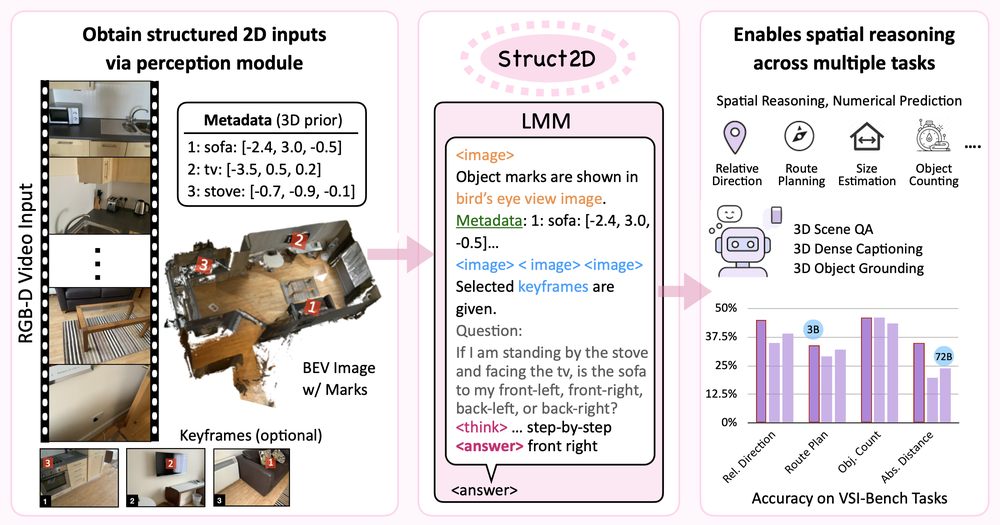
#> input picture assets/teaser.png, 1000 x 525 px, shrunk from 2562 x 1344 before the run; its folder holds only this picture in this run
$ python -i utils.py   (imports and definitions only)
#> lines starting #> are read from the running program, lines starting #| are printed output that depends on the picture; after the words box and inside, x2 and y2 are one past the last pixel; in counts of white or black regions, pixels touching at a corner belong together
#> further down, picture is the input picture: shape (525, 1000, 3); mean B, G, R 217, 216.8, 222
import os
import numpy as np
from PIL import Image
from nltk.util import ngrams
from nltk.tokenize import word_tokenize
import cv2
import re
import string

# [160 lines left out: functions transform_label, filter_objs, extract_labels, filter_objs_with_labels, extract_labels_and_filter_objs, draw_marks, not called in this run]

def crop_image(image):
    gray = cv2.cvtColor(image, cv2.COLOR_BGR2GRAY)
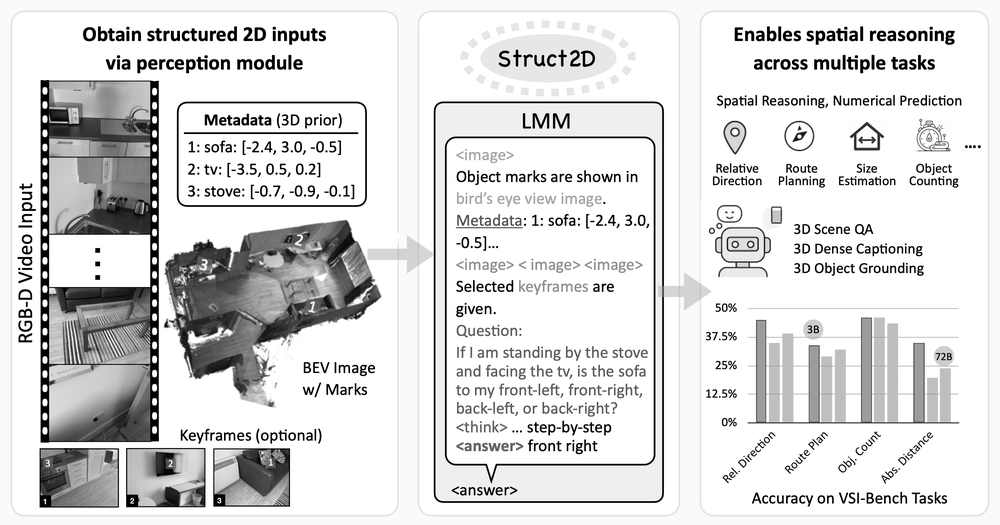
#> gray: shape (525, 1000); min 0, max 255, mean 218.4

    _, thresh = cv2.threshold(gray, 240, 255, cv2.THRESH_BINARY)
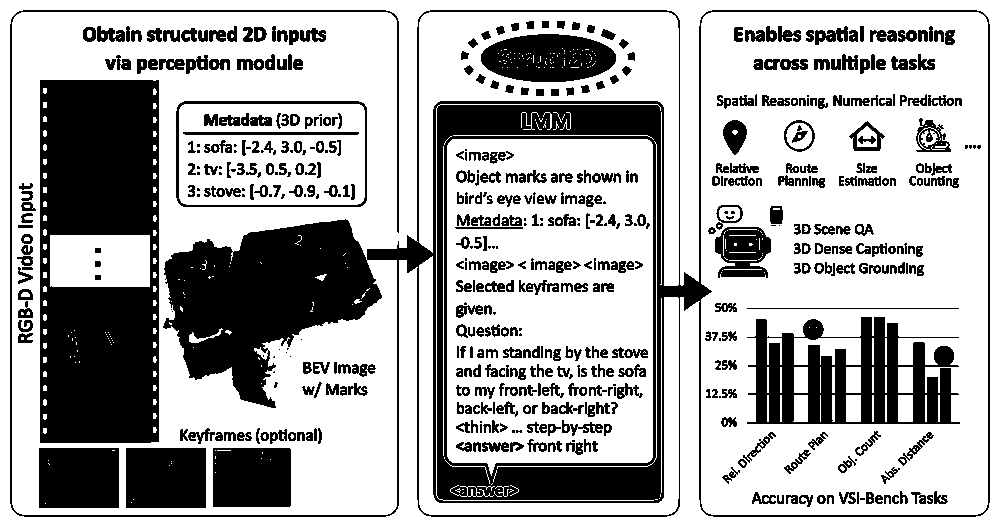
#> thresh: shape (525, 1000); 68% white; 556 black regions (93 under 20 px)

    contours, _ = cv2.findContours(255 - thresh, cv2.RETR_EXTERNAL, cv2.CHAIN_APPROX_SIMPLE)
#> contours = 81 contours, 11 with area under 20; largest, box (x1, y1, x2, y2) and area: (10, 10, 990, 517) 304980, (40, 80, 159, 443) 42706, (176, 101, 367, 207) 19868, (126, 448, 206, 508) 4661, (39, 448, 119, 508) 4661

    if not contours:
        print(f"No significant content detected in the image, skipping cropping.")
        return image

    x, y, w, h = cv2.boundingRect(np.vstack(contours))
#> x = 10; y = 10; w = 980; h = 507

    cropped_image = image[y:y+h, x:x+w]
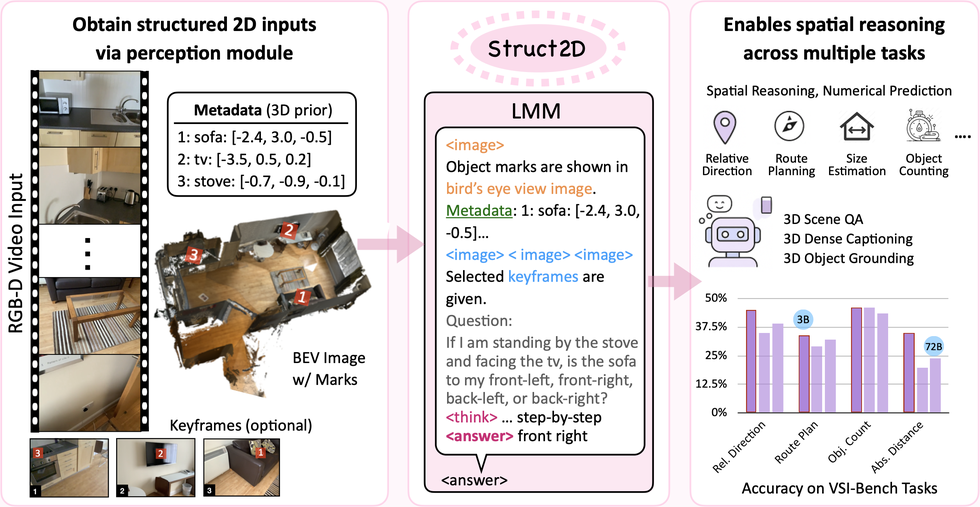
#> cropped_image: shape (507, 980, 3); mean B, G, R 215.1, 215.1, 220.2
    return cropped_image

# [16 lines left out: function get_images_from_folder, not called in this run]

>>> import cv2
>>> picture = cv2.imread('../assets/teaser.png')
>>> result = crop_image(picture)
